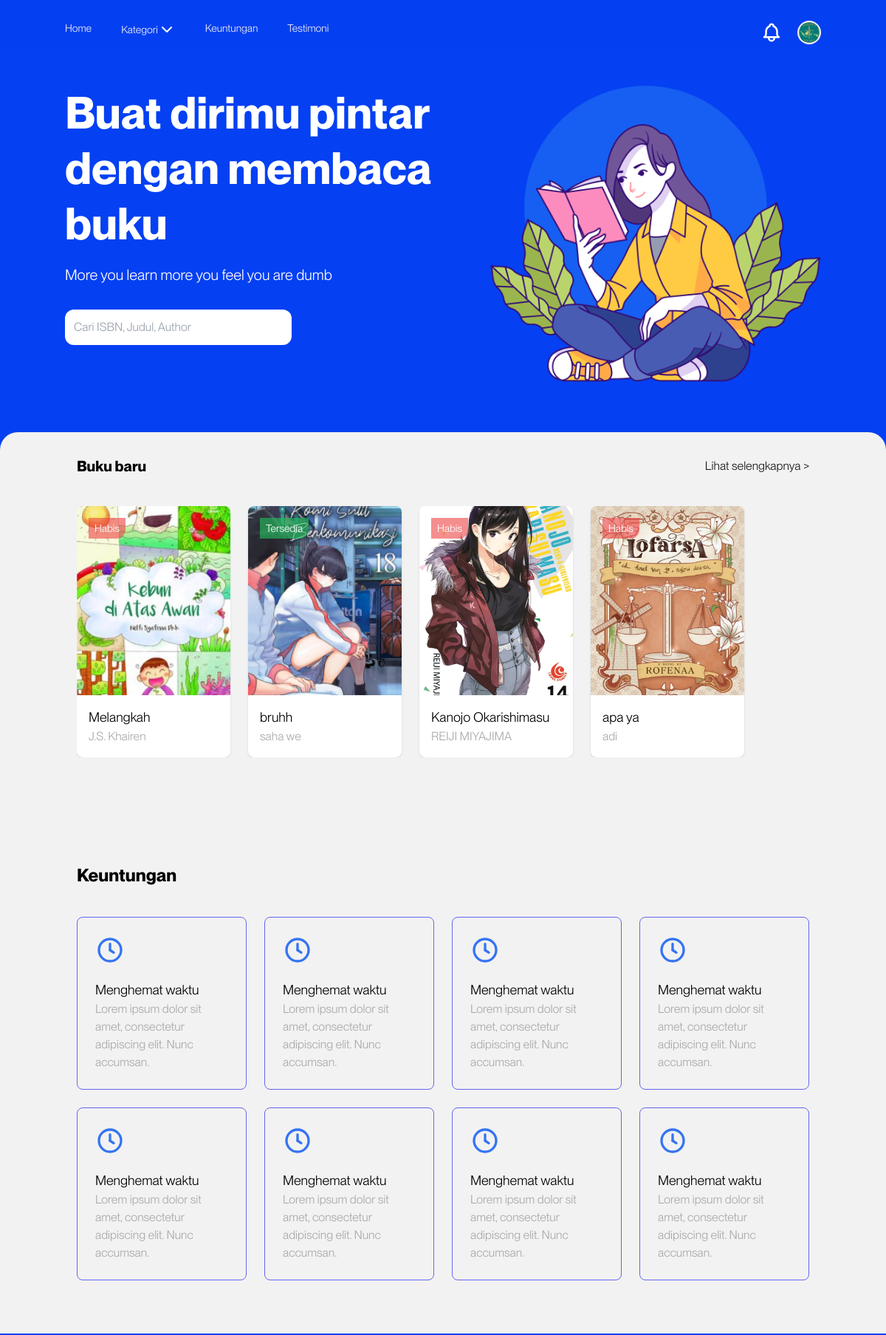
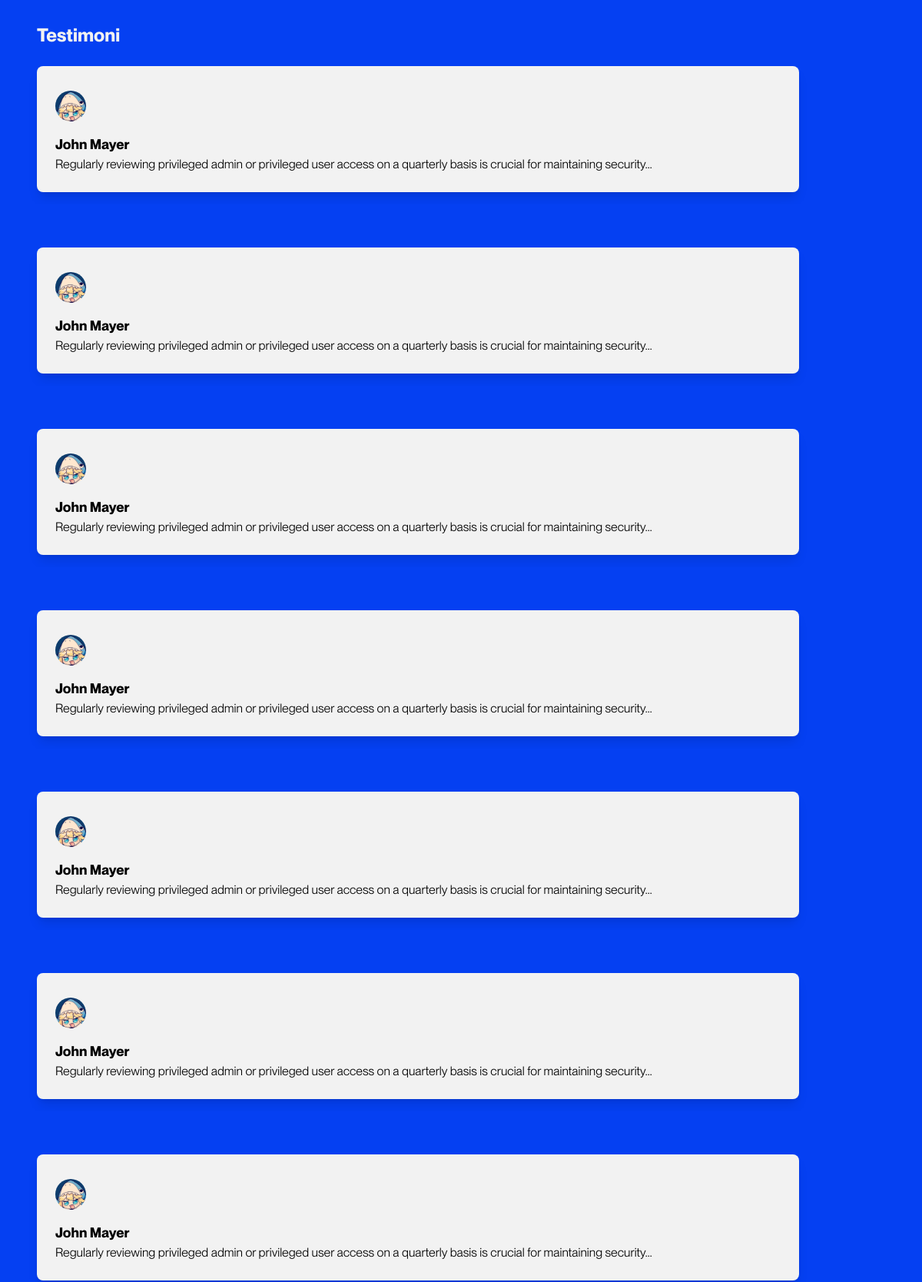
Screenshot of /app/public/users/home_user.php (signed in, upper part) with the database file from the repository (2 pictures, top to bottom).
### tables this page shows
CREATE TABLE `users` (
  `user_id` int NOT NULL,
  `nama_lengkap` varchar(255) NOT NULL,
  `email` varchar(255) NOT NULL,
  `username` varchar(50) NOT NULL,
  `password` varchar(255) NOT NULL,
  `role` enum('anggota','staff') NOT NULL DEFAULT 'anggota',
  `photo` varchar(255) DEFAULT NULL,
  `no_hp` varchar(15) DEFAULT NULL,
  `verification_code` varchar(225) DEFAULT NULL,
  `verified` tinyint(1) DEFAULT '0',
  `created_at` timestamp NOT NULL DEFAULT CURRENT_TIMESTAMP
);

CREATE TABLE `books` (
  `book_id` int NOT NULL,
  `title` varchar(255) NOT NULL,
  `author` varchar(255) NOT NULL,
  `category_id` int DEFAULT NULL,
  `isbn` varchar(50) DEFAULT NULL,
  `publish_date` date DEFAULT NULL,
  `available_copies` int DEFAULT '0',
  `cover` varchar(255) NOT NULL,
  `publisher` varchar(255) NOT NULL,
  `sinopsis` text NOT NULL
);

### app/public/include/crud_books.php (called while the page is built, shortened)
<?php
    class Books{
        private $connect;
        private $table_name = "books";
        public function __construct($db)
        {
            $this->connect = $db;
        }
        public function readCover() {
            $query = "SELECT book_id, title, cover, author, available_copies FROM " . $this->table_name;
            $stmt = $this->connect->prepare($query);
            $stmt->execute();
            return $stmt;
        }
    }
?>

### app/public/users/home_user.php (the view, shortened to what this page needs)
<?php
include_once '../include/crud_books.php';
$database = new Database();
$db = $database->getConnection();
$books = new Books($db);
$booksList = $books->readCover()->fetchAll(PDO::FETCH_ASSOC);
?>
<!DOCTYPE html>
<html lang="en" class="scroll-smooth">
<head>
    <link rel="stylesheet" href="https://cdn.jsdelivr.net/npm/swiper@11/swiper-bundle.min.css"/>
    <link rel="stylesheet" href="../css/output.css">
</head>
<body class="bg-primary-10">
    <?php include '../include/header.php'; ?>
    <div class="bg-primary-10">
        <section class="text-white p-12">
            <div class="container mx-auto flex flex-col md:flex-row">
                <div class="w-full md:w-1/2 mb-8 md:mb-0">
                    <h2 class="text-[60px] font-bold mb-4 leading-tight">Buat dirimu pintar <br> dengan membaca buku</h2>
                    <p class="text-[20px] mb-8 tracking-normal">More you learn more you feel you are dumb</p>
                    <div class="max-w-lg">
                        <form action="../book/all_book.php" method="GET">
                            <input type="text" name="search" class="w-3/5 px-3 py-3 rounded-xl text-black" placeholder="Cari ISBN, Judul, Author">
                        </form>
                    </div>
                </div>
                <div class="w-full md:w-1/2 flex  md:justify-end">
                    <img src="../assets/foto.png" alt="Reading Illustration" class="max-w-md">
                </div>
            </div>
        </section>
    </div>
    <div class="bg-bg_color rounded-t-3xl mt-5">
        <div class="py-8">
            <div class="container mx-auto px-4 mb-10">
                <div class="flex justify-between items-center mb-10">
                    <h2 class="text-xl font-bold">Buku baru</h2>
                    <a href="../book/all_book.php" class="text-p_font hover:text-icon_color">Lihat selengkapnya &gt;</a>
                </div>
                <?php if ($booksList && count($booksList) > 0): ?>
                    <div class="flex space-x-6 overflow-x-auto scroll-snap-x snap-mandatory">
                        <?php foreach ($booksList as $book): ?>
                            <?php
                            $coverUrl = '/admin/' . htmlspecialchars($book['cover']);
                            ?>
                            <div class="relative bg-white shadow rounded-lg overflow-hidden snap-start shrink-0 flex flex-col w-52">
                                <a href="/book/hmm.php?book_id=<?= $book['book_id'] ?>" class="flex flex-col items-start">
                                    <img src="<?= $coverUrl ?>" alt="Book Cover" class="w-full h-64 object-cover transition-all duration-200 hover:scale-95">
                                    <div class="p-4 flex flex-col items-start">
                                        <h3 class="text-lg font-medium text-start"><?= htmlspecialchars($book['title']) ?></h3>
                                        <p class="text-s_font text-start"><?= htmlspecialchars($book['author']) ?></p>
                                        <?php if ($book['available_copies'] > 0): ?>
                                            <span class="absolute top-4 left-4 bg-green-500 bg-opacity-60 text-white text-sm px-2 py-1 rounded-br-xl">Tersedia</span>
                                        <?php else: ?>
                                            <span class="absolute top-4 left-4 bg-red-500 bg-opacity-60 text-white text-sm px-2 py-1 rounded-br-xl">Habis</span>
                                        <?php endif; ?>
                                    </div>
                                </a>
                            </div>
                        <?php endforeach; ?>
                    </div>
                <?php else: ?>
                    <p>Tidak ada buku yang ditemukan.</p>
                <?php endif; ?>
            </div>
        </div>
    </div>
    <div class="bg-bg_color">
        <div class="py-8" id="keuntungan">
            <div class="container mx-auto px-4 mt-10 mb-10">
                <h2 class="text-2xl font-bold mb-10">Keuntungan</h2>
                <div class="grid grid-cols-1 sm:grid-cols-2 md:grid-cols-3 lg:grid-cols-4 gap-6">
                    <?php $item = array_fill(0,8, ''); ?>
                    <?php foreach($item as $i){ ?>
                        <div class="group">
                            <div class="transition-all duration-200 hover:scale-95 group-hover:bg-primary-10 bg-bg_color rounded-lg p-6 flex flex-col items-start text-start border border-indigo-500/100">
                                <div class="mb-5">
                                </div>
                                <h3 class="text-lg font-medium group-hover:text-bg_color">Menghemat waktu</h3>
                                <p class="text-s_font">Lorem ipsum dolor sit amet, consectetur adipiscing elit. Nunc accumsan.</p>
                            </div>
                        </div>
                    <?php } ?>
                </div>
            </div>
        </div>
    </div>
    <div class="bg-primary-10 mx-auto px-8 py-8">
        <h2 class="text-2xl font-bold text-bg_color px-4" id="testimoni">Testimoni</h2>
        <div class="container">
            <swiper-container class="mySwiper" pagination="true" pagination-clickable="true" navigation="false" space-between="30"
            centered-slides="false" autoplay-delay="2800" autoplay-disable-on-interaction="false" slides-per-view="3">
                <?php $item = array_fill(0,8, ''); ?>
                <?php foreach($item as $i){ ?>
                <swiper-slide>
                    <div class="container mx-auto py-2">
                        <div class="relative overflow-hidden">
                            <div class="slider-container">
                                <div class="slider">
                                    <div class="slide p-4">
                                        <div class="bg-bg_color text-black rounded-lg p-6 shadow-lg">
                                            <img class="w-10 h-10 rounded-full mb-4 mt-2" src="../assets/client.png" alt="User">
                                            <h3 class="text-lg font-bold">John Mayer</h3>
                                            <p>Regularly reviewing privileged admin or privileged user access on a quarterly basis is crucial for maintaining security...</p>
                                        </div>
                                    </div>
                                </div>
                            </div>
                        </div>
                    </div>
                    <br>
                </swiper-slide>
                <?php } ?>
            </swiper-container>
        </div>
    </div>
</body>
</html>

### app/public/include/header.php (shortened to what this page needs)
<?php
$database = new Database();
$db = $database->getConnection();
$user = null;
if (isset($_SESSION['user_id'])) {
    $user_id = $_SESSION['user_id'];
    $query = "SELECT photo FROM users WHERE user_id = ?";
    $stmt = $db->prepare($query);
    $stmt->execute([$user_id]);
    $user = $stmt->fetch(PDO::FETCH_ASSOC);
}
?>
<div class="bg-transparent sticky top-0 z-50">
    <header class="text-bg_color p-2 text-sm bg-primary-10 backdrop-blur bg-opacity-60">
        <div class="container mx-auto flex justify-between mt-5">
            <div class="flex">
                <nav>
                    <ul class="flex space-x-10">
                        <li>
                            <a href="<?php echo isset($_SESSION['user_id']) ? '../users/home_user.php' : '../index.php'; ?>" class="transition-all duration-200 hover:rounded-lg hover:text-black hover:bg-secondary_bg hover:px-4 hover:py-1">Home</a>
                        </li>
                        <li class="relative">
                            <a href="../book/all_book.php" id="kategoriMenu" class="flex items-center transition-all duration-200 hover:px-4 hover:py-1">
                                Kategori
                                <span class="my-auto"><img src="../assets/arrow-down.svg" alt=""></span>
                            </a>
                        </li>
                        <li><a href="<?php echo isset($_SESSION['user_id']) ? '../users/home_user.php#keuntungan' : '../index.php#keuntungan'; ?>" class="transition-all duration-200 hover:rounded-lg hover:text-black hover:bg-secondary_bg hover:px-4 hover:py-1">Keuntungan</a></li>
                        <li><a href="<?php echo isset($_SESSION['user_id']) ? '../users/home_user.php#testimoni' : '../index.php#testimoni'; ?>" class="transition-all duration-200 hover:rounded-lg hover:text-black hover:bg-secondary_bg hover:px-4 hover:py-1">Testimoni</a></li>
                    </ul>
                </nav>
            </div>
            <div class="flex items-center space-x-5">
                <?php if (isset($_SESSION['role']) && $_SESSION['role'] == 'anggota'): ?>
                    <div class="relative">
                        <a href="#" id="notificationIcon" class="relative">
                            <img src="../assets/bell.svg" alt="Notifications">
                        </a>
                    </div>
                    <div class="relative">
                        <button class="flex items-center space-x-2" id="userMenuButton">
                            <?php if ($user && !empty($user['photo'])): ?>
                                <img src="<?= htmlspecialchars($user['photo']) ?>" alt="Profile" class="w-8 h-8 rounded-full bg-bg_color p-0.5">
                            <?php else: ?>
                                <img src="../assets/user-circle.svg" alt="Profile">
                            <?php endif; ?>
                        </button>
                    </div>
                <?php endif; ?>
            </div>
        </div>
    </header>
</div>

### app/public/users/home_user.php (style rules this page uses)
swiper-container { width: 100%; height: 100%; }

### rows the page displays
users: photo (picture)
books: cover (picture), title "Melangkah", author "J.S. Khairen", available_copies "Habis"
books: cover (picture), title "bruhh", author "saha we", available_copies "Tersedia"
books: cover (picture), title "Kanojo Okarishimasu", author "REIJI MIYAJIMA", available_copies "Habis"
books: cover (picture), title "apa ya", author "adi", available_copies "Habis"
